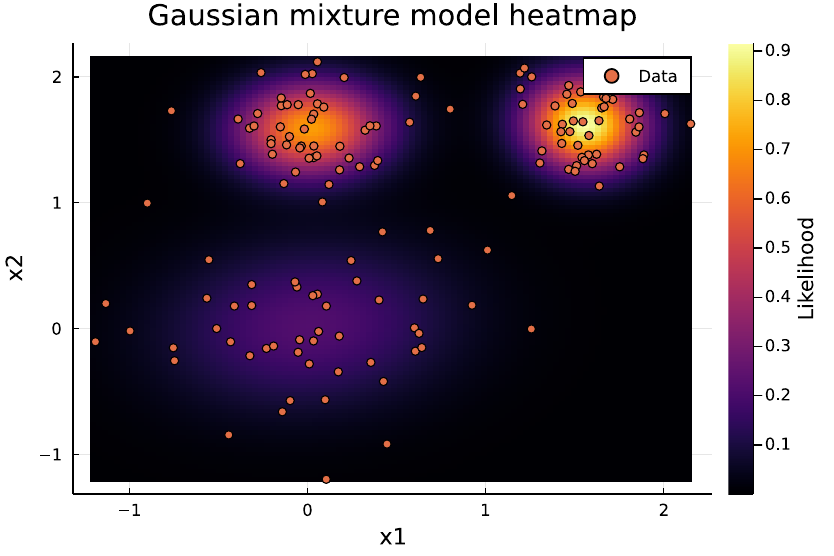

Write the Julia code that produced this figure.

include("../src/gmm.jl")

# 2D Gaussian mixed model on random data with heatmap.

using Plots

K = 3 # cluster numbers
num_samples = 50
ps, gmm_model, gm_model = create_gmm(K, 2) # prepare model

# prepare data
tmp=ones(2, num_samples)
tmp1=ones(2, num_samples)
tmp1[1, :] .= 0
X = hcat(randn(2, num_samples)/4+tmp1*1.6, randn(2, num_samples)/2, randn(2, num_samples)/4+tmp*1.6)

# learn model params
EM!(ps, X, K, gmm_model, gm_model, 100)

# plot results
x = y = LinRange(minimum(X), maximum(X), 100)
z = Float64[gmm_model(ps, [yi, xi]) for xi = x, yi = y]
p = heatmap(x, y, z, colorbar_title="Likelihood", title = "Gaussian mixture model heatmap")
scatter!(p, X[1, :], X[2, :], label="Data", xlabel="x1", ylabel="x2")
savefig(p, "gmm_heatmap.pdf")